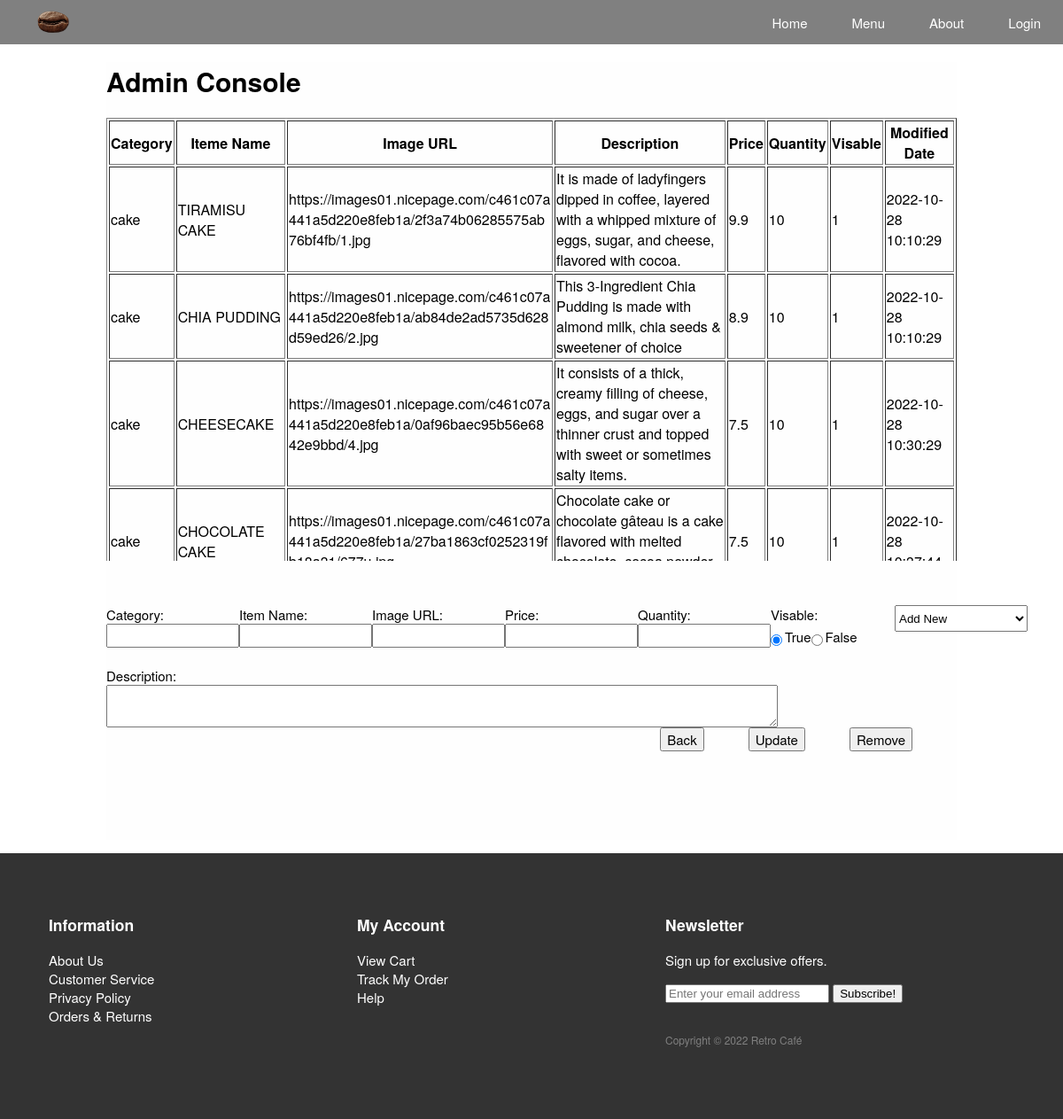
Before: /admin_console.php with the older database file.
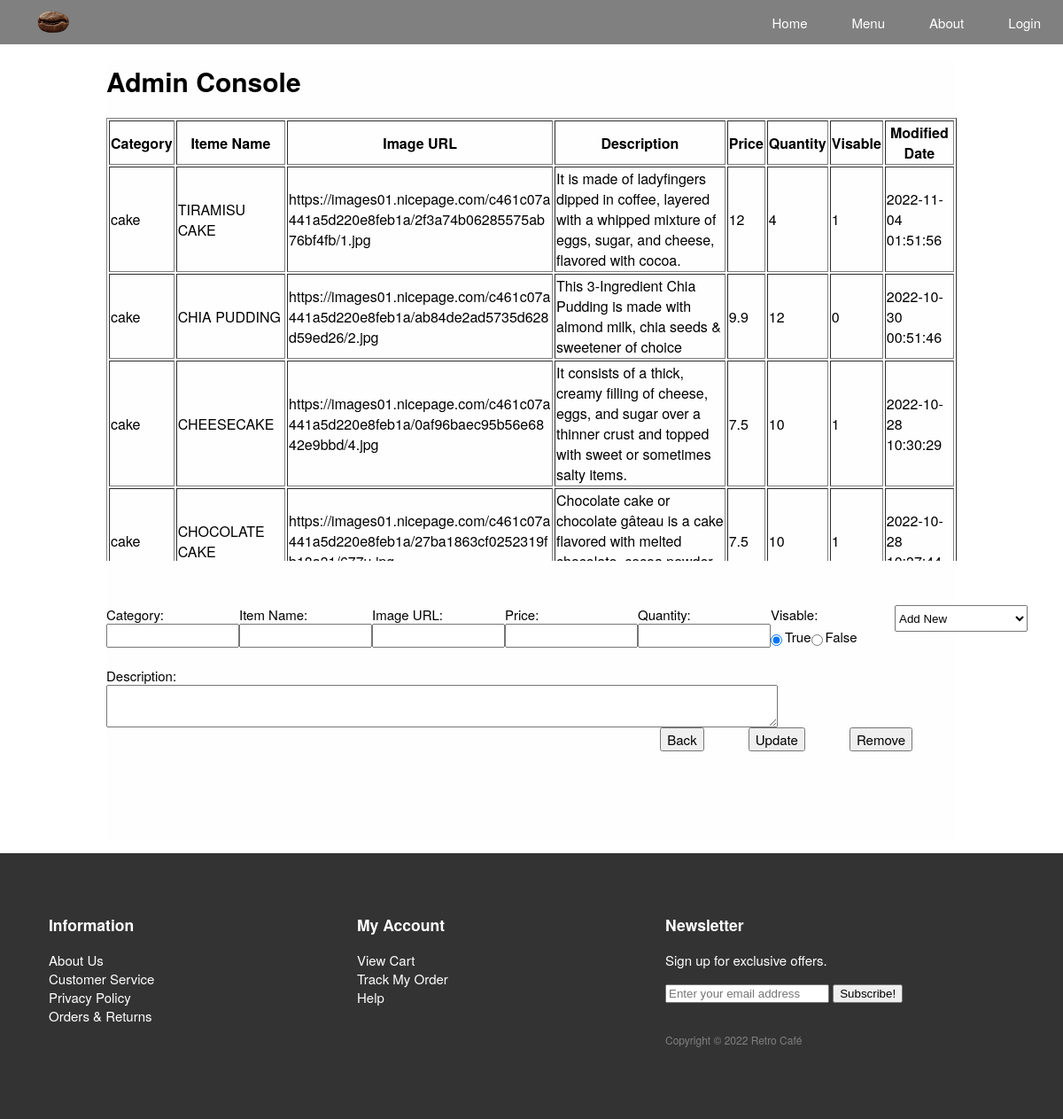
After: the same page with the newer database file.
### tables this page shows
CREATE TABLE `product` (
  `id` int(11) NOT NULL,
  `category` varchar(20) NOT NULL,
  `name` varchar(30) NOT NULL,
  `img_url` varchar(200) NOT NULL,
  `description` varchar(200) NOT NULL,
  `price` float NOT NULL,
  `quantity` int(11) NOT NULL,
  `visable` tinyint(1) NOT NULL,
  `modified_date` datetime NOT NULL
);

### admin_console.php (the view, shortened to what this page needs)
<?php
  $user_id = $_SESSION['user_id'];
  $user_is_admin = $_SESSION['user_is_admin'];
@ $db = new mysqli('localhost', 'root', '','RetroCafe');
$selectedname='';
$selectedprice='';
$selectedquantity='';
$selecteddescription='';
$selectedvisable='';
$selectedcategory='';
$selectedimgurl='';
?>
<html>
<head>
	<link rel="stylesheet" href="mystyle.css">
	<link href="styles.css" rel="stylesheet">
</head>
<body>
	<nav class="navbar">
        <a class="logo" href="index.php">
            <img src="logo.png">
        </a>
        <div class="nav-item">
            <ul>
                <li>
                    <a href="index.php">Home</a>
                </li>
                <li>
                    <a href="menu.php">Menu</a>
                </li>
                <li>
                    <a href="aboutus.php">About</a>
                </li>
                <?php
                    if($user_id){
                        if($user_is_admin == '0'){
                            echo "<li><a href=\"account_customer.php\">My Account</a></li>";
                            echo "<li><a href=\"cart.php\">Cart</a></li>";
                        } else {
                            echo "<li><a href=\"account_admin.php\">Admin</a></li>";
                        }
                    }else{
                        echo "<li><a href=\"login.php\">Login</a></li>";
                    }
                ?>
            </ul>
        </div>
    </nav>
	<div id="wrapper">
		<h1>Admin Console</h1>
		<div id="adminConsole_content">
			<div id="table_content">
				<?php
				$query = "SELECT id, category, name, img_url, description, price, quantity, visable, modified_date FROM `product`;";
				$result = $db->query($query);
				$num_results = $result->num_rows;
				if($num_results > 0){
					echo '<table border="1"><tr>
					<th>Category</th>
					<th>Iteme Name</th>
					<th>Image URL</th>
					<th>Description</th>
					<th>Price</th>
					<th>Quantity</th>
					<th>Visable</th>
					<th>Modified Date</th></tr>';
					for ($i=0; $i <$num_results; $i++) {
						$row = $result->fetch_assoc();
					echo '<tr>
					<td>'.$row['category'].'</td>
					<td>'.$row['name'].'</td>
					<td>'.$row['img_url'].'</td>
					<td>'.$row['description'].'</td>
					<td>'.$row['price'].'</td>
					<td>'.$row['quantity'].'</td>
					<td>'.$row['visable'].'</td>
					<td>'.$row['modified_date'].'</td>
				</tr>';
				}
				echo '</table>';
			}
			?>
			</div>
			<form action="admin_console_info_update.php" method="get">
				<div class="row">
				<div>
					<label for="category">Category:</label>
					<input type="text" value="<?php echo $selectedcategory; ?>" name="category" id="category">
				</div>
					<div>
				<label for="item_name">Item Name:</label>
				<input type="text" value="<?php echo $selectedname; ?>" name="item_name" id="item_name">
					</div>
					<div>
					<label for="img_url">Image URL:</label>
					<input type="text" value="<?php echo $selectedimgurl; ?>" name="img_url" id="img_url">
				</div>
					<div>
					<label for="price">Price:</label>
					<input type="text" min="0" value="<?php echo $selectedprice; ?>" name="price" id="price" onchange="validatePrice()">
					</div>
					<div>
					<label for="quantity">Quantity:</label>
					<input type="number"  min="0" value="<?php echo $selectedquantity; ?>" name="quantity" id="quantity">
					</div>
					<div>
						<label class="radio-header">Visable:</label>
						<div class="radio-grp">
							<input type="radio" name="visable" value="1" checked="checked"<?php if ($selectedvisable == 1): ?> checked="checked" <?php endif ?>>
							<label>True</label>
							<input type="radio" name="visable" value="0" <?php if ($selectedvisable == 0): ?> checked="checked" <?php endif ?>>
							<label>False</label>
						</div>
					</div>
					<div class="form-dropdown">
						<select onchange="window.location.href='admin_console.php?selected='+this.value+''">
						<option value='AddNew' > Add New </option>
						</select>
					</div>
				</div>
				<br>
				<label id="description-label" for="description">Description:</label>
				<textarea type="textarea"  name="description" id="description" rows="2" cols="92"><?php echo $selecteddescription; ?></textarea>
			<div class="form-btn-group">
				<input type="button" onclick="location.href ='account_admin.php'"value="Back">
				<input type="submit" name="submit" value="Update">
				<input type="submit" name="submit" value="Remove">
			</div>
</form>
		</div>
	</div>
	<footer>
        <div class="footer">
            <div class="footer-info-item">
                <h3>Information</h3>
                <ul class="list-unstyled">
                    <li><a href="aboutus.php">About Us</a></li>
                    <li><a href="aboutus.php">Customer Service</a></li>
                    <li><a href="privacy_notice.pdf" target="_blank">Privacy Policy</a></li>
                    <li><a href="privacy_notice.pdf" target="_blank">Orders &amp; Returns</a></li>
                </ul>
            </div>
            <div class="footer-info-item">
                <?php
                if((isset($_SESSION['user_id'])) && ($_SESSION['user_is_admin'] == 0) ){
                    echo '<h3>My Account</h3>
                    <ul class="list-unstyled">
                        <li><a href="cart.php">View Cart</a></li>
                        <li><a href="account_customer.php">Track My Order</a></li>
                        <li><a href="aboutus.php">Help</a></li>
                    </ul>';
                }else if($_SESSION['user_is_admin'] == 0){
                    echo '<h3>My Account</h3>
                    <ul class="list-unstyled">
                        <li><a href="login.php">View Cart</a></li>
                        <li><a href="login.php">Track My Order</a></li>
                        <li><a href="login.php">Help</a></li>
                    </ul>';
                }
                ?>
            </div>
            <div class="footer-info-item">
                <h3><span class=""></span> Newsletter</h3>
                <p>Sign up for exclusive offers.</p>
                <div class="">
                    <input type="email" class="" placeholder="Enter your email address">
                    <span class="">
                        <button class="" type="button">
                            Subscribe!
                        </button>
                    </span>
                </div>
                <br>
                <p class="copyright">Copyright &copy; 2022 Retro Café</p>
            </div>
        </div>
    </footer>
</body>
</html>

### mystyle.css (style rules this page uses)
#wrapper { background-color: #fefefe; margin: auto; width: 80%; }
.rightcolumn input[type=email], input[type=text] { width: 300px; }
#table_content>table { width: 100%; margin: auto; }
#table_content>table th:nth-child(3), #table_content>table td:nth-child(3) { width: 300px; overflow-wrap: anywhere; }
#adminConsole_content .row { display: flex; justify-content: space-between; padding-top: 50px; }
#adminConsole_content input, textarea { display: flex; font-family: "Helvetica Neue", Helvetica, Arial, sans-serif; font-size: 15px; }
#table_content { height: 500px; overflow-y: auto; }
.row>div label { text-align: left; margin-top: auto; }
.radio-header { text-align: left; }
.radio-grp { display: flex; margin-top: auto; width: 90px; }
.radio-grp input { margin-top: 12px; }
.form-dropdown select { width: 150px; height: 30px; margin-left: 50px; }
.form-btn-group { display: flex; justify-content: flex-end; }
.form-btn-group input { display: flex; justify-content: space-between; margin-right: 50px; margin-bottom: 100px; }
#adminConsole_content input { max-width: 150px; margin-left: 0; }

### styles.css (style rules this page uses)
body, html { height: 100%; }
* { box-sizing: border-box; }
body { margin: 0; min-height: 100vh; }
body { font-family: "Helvetica Neue", Helvetica, Arial, sans-serif; font-size: 15px; min-width: 650px; }
a { text-decoration: none; }
.navbar { display: flex; background-color: gray; height: 50px; align-items: center; }
.logo { width: 10%; align-items: center; }
.logo>img { display: block; margin-left: auto; margin-right: auto; max-height: 30px; }
.nav-item { width: 90%; text-align: right; }
.navbar ul { list-style-type: none; display: inline-flex; margin: 0; }
.navbar li { padding-left: 25px; padding-right: 25px; }
.navbar a { color: white; }
footer { color: white; background-color: #333333; padding: 0px 20px; }
.footer { display: flex; width: 100%; height: 300px; }
.footer-info-item { padding: 50px 35px; width: 30%; position: relative; min-height: 1px; }
.list-unstyled { padding-left: 0; list-style: none; }
footer a { color: white; }
.copyright { color: gray; font-size: 12px; }

Changed rows visible on the page:
changed product "TIRAMISU CAKE": price "9.9" → "12"; quantity "10" → "4"; modified_date "2022-10-28 10:10:29" → "2022-11-04 01:51:56"
changed product "CHIA PUDDING": price "8.9" → "9.9"; quantity "10" → "12"; visable "1" → "0"; modified_date "2022-10-28 10:10:29" → "2022-10-30 00:51:46"
